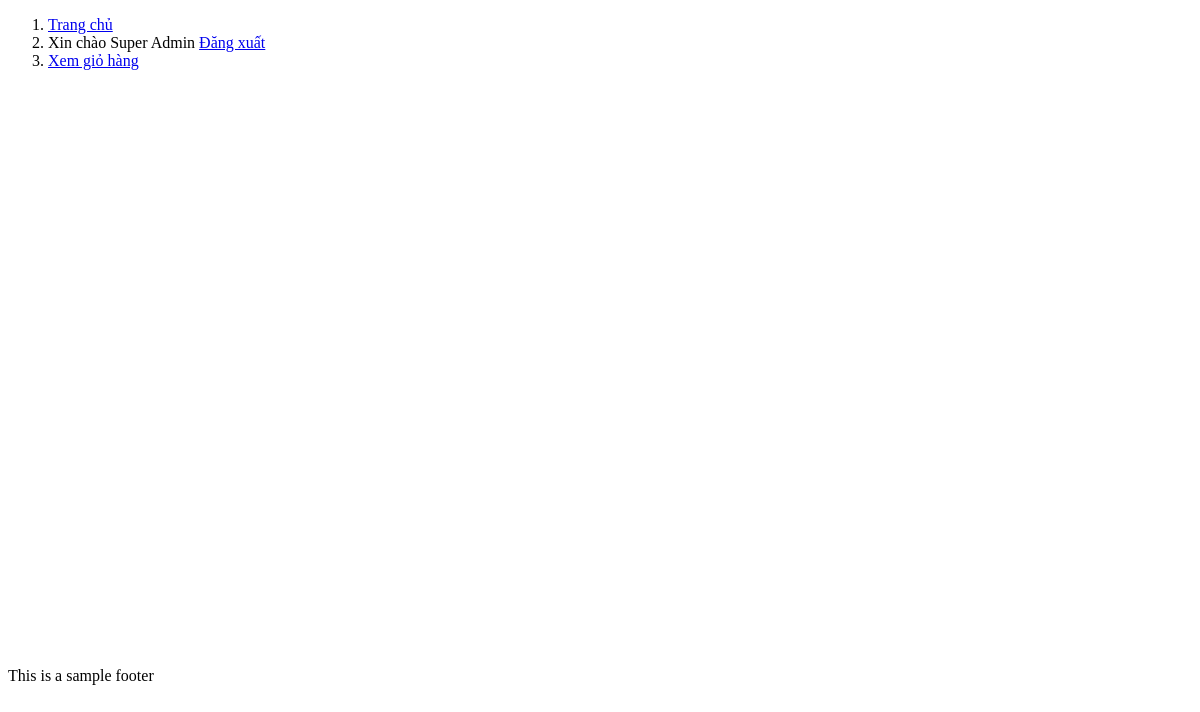
The page / (signed in) on the database as committed earlier.
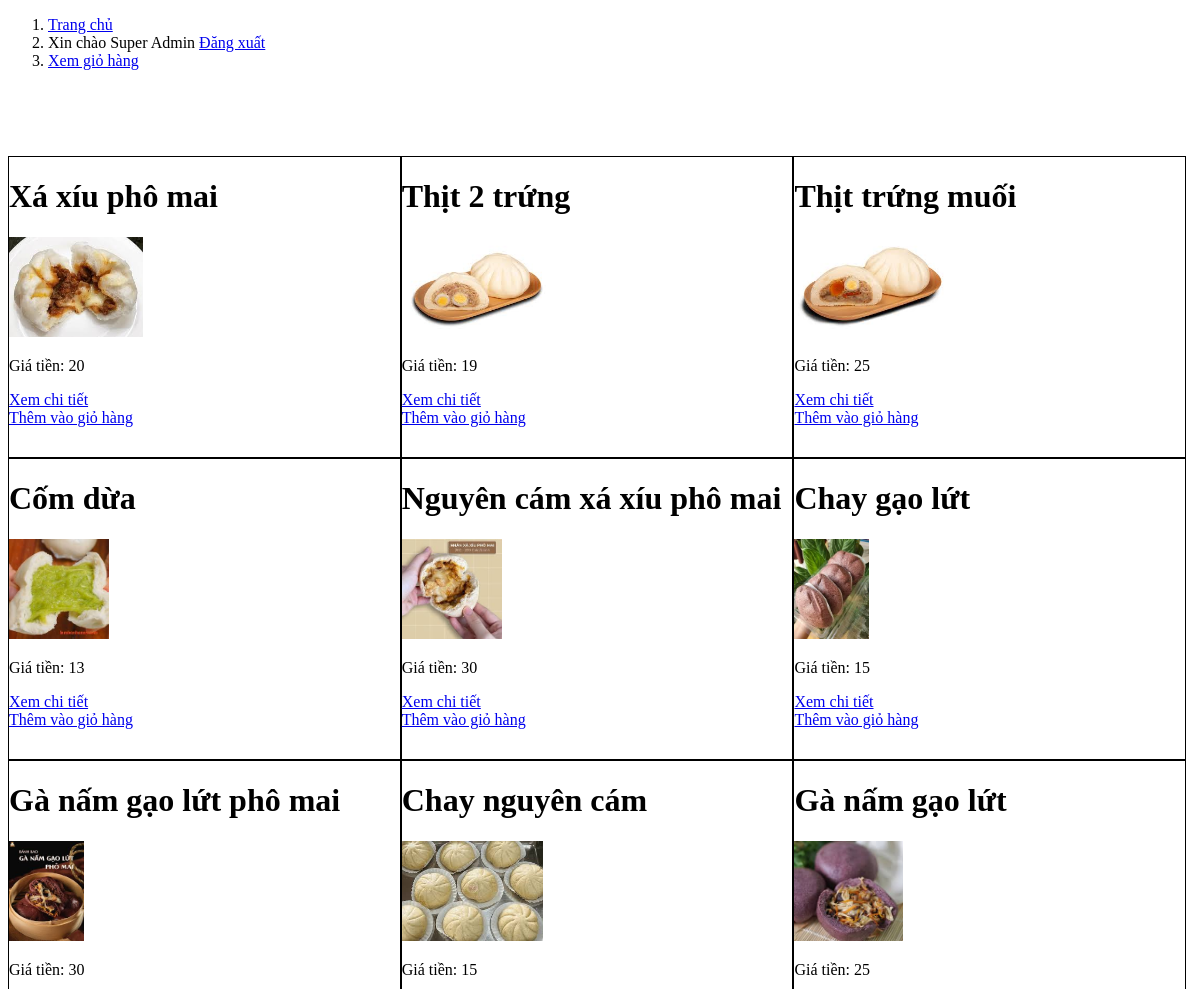
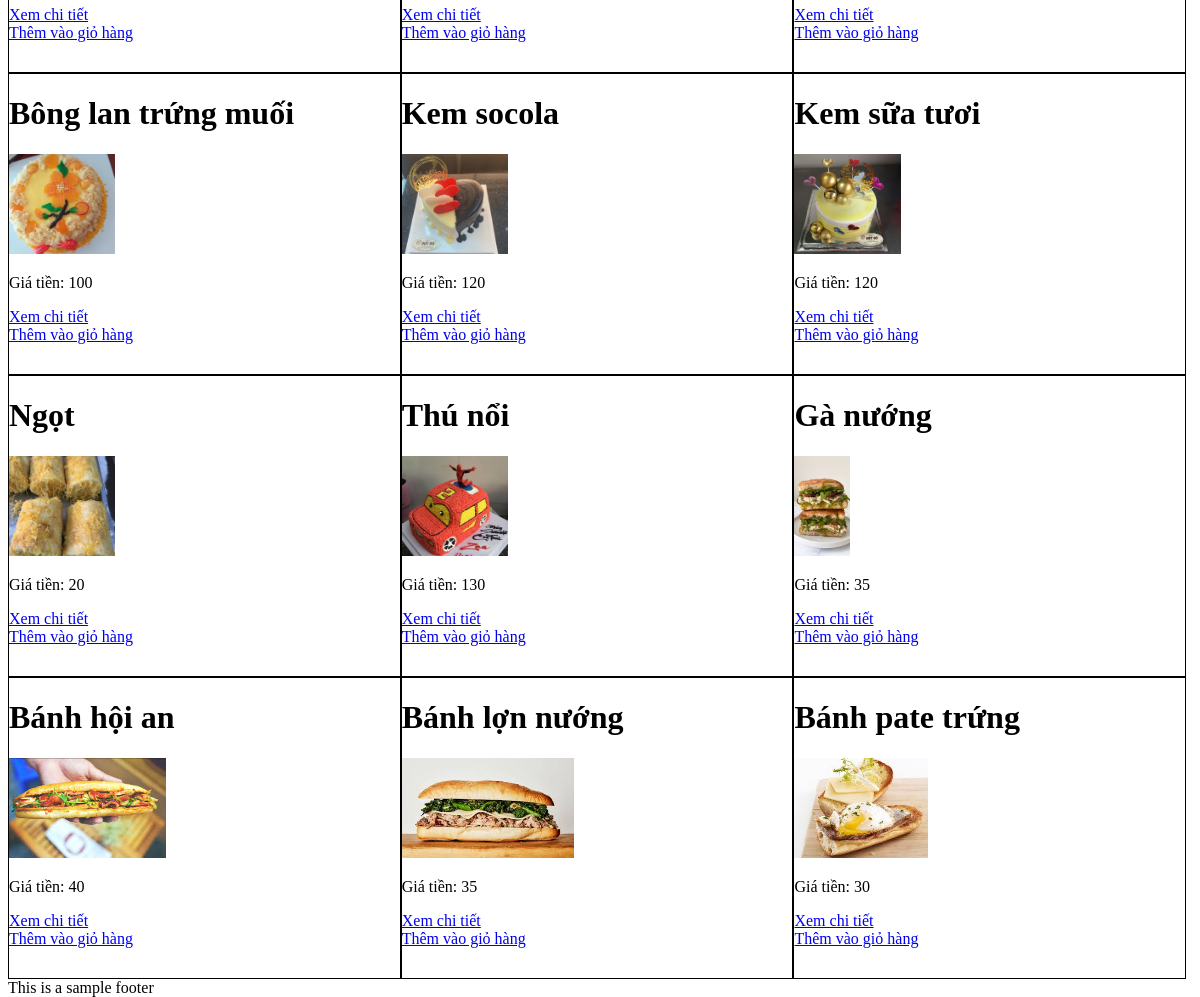
The same page on the database as committed later (2 pictures, top to bottom).
### tables this page shows
CREATE TABLE `products` (
  `id` int NOT NULL,
  `name` varchar(50) NOT NULL,
  `photo` varchar(200) NOT NULL,
  `price` float NOT NULL,
  `type_id` int NOT NULL,
  `manufacturer_id` int NOT NULL,
  `description` text NOT NULL
);

### products.php (the view, shortened to what this page needs)
<?php
	require 'admin/connect.php';
	$sql = "select * from products";
	$result = mysqli_query($connect, $sql);
?>
<div id="middle">
	<?php foreach ($result as $each) { ?>
		<div class="each_product">
			<h1><?php echo $each['name'] ?></h1>
			<?php if($each['photo'] != 'current_empty') { ?>
				<img src="admin/products/photos/<?php echo $each['photo'] ?>" height='100'>
			<?php } else { ?>
				<img src="admin/products/photos/images.png" height='100'>
			<?php } ?>
			<p> Giá tiền: <?php echo $each['price'] ?></p>
			<a href="product.php?id=<?php echo $each['id'] ?>">Xem chi tiết</a>
			<?php if(!empty($_SESSION['id'])) { ?>
				<br>
				<a href="add_to_cart.php?id=<?php echo $each['id'] ?>">Thêm vào giỏ hàng</a>
			<?php } ?>
		</div>
	<?php } ?>
</div>

### index.php (shortened to what this page needs)
<!DOCTYPE html>
<html>
<head>
</head>
<body>
<div id="main">
	<?php include 'menu.php' ?>
	<?php include 'products.php' ?>
	<?php include 'footer.php' ?>
</div>
</body>
</html>

### menu.php
<div id="top">
	<ol>
		<li>
			<a href="index.php">Trang chủ</a>
		</li>
		<?php if(empty($_SESSION['id'])) { ?>
			<li>
				<a href="signin.php">Đăng nhập</a>
			</li>
			<li>
				<a href="signup.php">Đăng ký</a>
			</li>
		<?php } else { ?>
			<li>
				<?php echo "Xin chào " . $_SESSION['name'] ?>
				<a href="signout.php">Đăng xuất</a>
			</li>
			<li>
				<a href="view_cart.php">Xem giỏ hàng</a>
			</li>
		<?php } ?>
	</ol>
</div>

### footer.php
<div id="bottom">
	This is a sample footer
</div>

### index.php (style rules this page uses)
#main { width: 100%; height: 700px; }
#top { width: 100%; height: 20%; }
#middle { width: 100%; height: 73%; }
#bottom { width: 100%; height: 7%; }

### products.php (style rules this page uses)
.each_product { width: 33%; border: solid 1px black; height: 300px; float: left; }

Rows that differ between the two databases and show on the page:
added products: name "Xá xíu phô mai", photo (picture), price "20"
added products: name "Thịt 2 trứng", photo (picture), price "19"
added products: name "Thịt trứng muối", photo (picture), price "25"
added products: name "Cốm dừa", photo (picture), price "13"
added products: name "Nguyên cám xá xíu phô mai", photo (picture), price "30"
added products: name "Chay gạo lứt", photo (picture), price "15"
added products: name "Gà nấm gạo lứt phô mai", photo (picture), price "30"
added products: name "Chay nguyên cám", photo (picture), price "15"
added products: name "Gà nấm gạo lứt", photo (picture), price "25"
added products: name "Bông lan trứng muối", photo (picture), price "100"
added products: name "Kem socola", photo (picture), price "120"
added products: name "Kem sữa tươi", photo (picture), price "120"
added products: name "Ngọt", photo (picture), price "20"
added products: name "Thú nổi", photo (picture), price "130"
added products: name "Gà nướng", photo (picture), price "35"
added products: name "Bánh hội an", photo (picture), price "40"
added products: name "Bánh lợn nướng", photo (picture), price "35"
added products: name "Bánh pate trứng", photo (picture), price "30"
